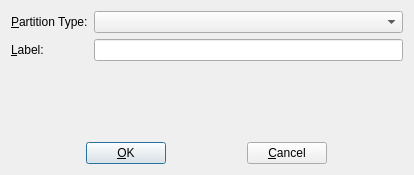
<ui version="4.0" >
 <class>QP_UIFormat</class>
 <widget class="QDialog" name="QP_UIFormat" >
  <property name="geometry" >
   <rect>
    <x>0</x>
    <y>0</y>
    <width>414</width>
    <height>175</height>
   </rect>
  </property>
  <property name="minimumSize" >
   <size>
    <width>365</width>
    <height>160</height>
   </size>
  </property>
  <property name="maximumSize" >
   <size>
    <width>670</width>
    <height>32767</height>
   </size>
  </property>
  <property name="windowTitle" >
   <string>Format partition</string>
  </property>
  <layout class="QVBoxLayout" >
   <item>
    <layout class="QGridLayout" >
     <item row="1" column="0" >
      <widget class="QLabel" name="lbl3" >
       <property name="text" >
        <string>&amp;Label:</string>
       </property>
       <property name="wordWrap" >
        <bool>false</bool>
       </property>
       <property name="buddy" >
        <cstring>txtLabel</cstring>
       </property>
      </widget>
     </item>
     <item row="1" column="1" >
      <widget class="QLineEdit" name="txtLabel" />
     </item>
     <item row="0" column="1" >
      <widget class="QComboBox" name="cmbFilesystem" />
     </item>
     <item row="0" column="0" >
      <widget class="QLabel" name="lbl2" >
       <property name="text" >
        <string>&amp;Partition Type:</string>
       </property>
       <property name="wordWrap" >
        <bool>false</bool>
       </property>
       <property name="buddy" >
        <cstring>cmbFilesystem</cstring>
       </property>
      </widget>
     </item>
    </layout>
   </item>
   <item>
    <widget class="QLabel" name="lblMessage" >
     <property name="frameShape" >
      <enum>QFrame::NoFrame</enum>
     </property>
     <property name="frameShadow" >
      <enum>QFrame::Plain</enum>
     </property>
     <property name="text" >
      <string/>
     </property>
     <property name="wordWrap" >
      <bool>false</bool>
     </property>
    </widget>
   </item>
   <item>
    <layout class="QHBoxLayout" >
     <property name="spacing" >
      <number>6</number>
     </property>
     <property name="leftMargin" >
      <number>0</number>
     </property>
     <property name="topMargin" >
      <number>0</number>
     </property>
     <property name="rightMargin" >
      <number>0</number>
     </property>
     <property name="bottomMargin" >
      <number>0</number>
     </property>
     <item>
      <widget class="QPushButton" name="btnOk" >
       <property name="sizePolicy" >
        <sizepolicy vsizetype="Fixed" hsizetype="Fixed" >
         <horstretch>0</horstretch>
         <verstretch>0</verstretch>
        </sizepolicy>
       </property>
       <property name="text" >
        <string>&amp;OK</string>
       </property>
      </widget>
     </item>
     <item>
      <widget class="QPushButton" name="btnCancel" >
       <property name="sizePolicy" >
        <sizepolicy vsizetype="Fixed" hsizetype="Fixed" >
         <horstretch>0</horstretch>
         <verstretch>0</verstretch>
        </sizepolicy>
       </property>
       <property name="text" >
        <string>&amp;Cancel</string>
       </property>
      </widget>
     </item>
    </layout>
   </item>
  </layout>
 </widget>
 <layoutdefault spacing="6" margin="11" />
 <pixmapfunction>qPixmapFromMimeSource</pixmapfunction>
 <resources/>
 <connections>
  <connection>
   <sender>btnCancel</sender>
   <signal>clicked()</signal>
   <receiver>QP_UIFormat</receiver>
   <slot>reject()</slot>
   <hints>
    <hint type="sourcelabel" >
     <x>20</x>
     <y>20</y>
    </hint>
    <hint type="destinationlabel" >
     <x>20</x>
     <y>20</y>
    </hint>
   </hints>
  </connection>
  <connection>
   <sender>btnOk</sender>
   <signal>clicked()</signal>
   <receiver>QP_UIFormat</receiver>
   <slot>accept()</slot>
   <hints>
    <hint type="sourcelabel" >
     <x>20</x>
     <y>20</y>
    </hint>
    <hint type="destinationlabel" >
     <x>20</x>
     <y>20</y>
    </hint>
   </hints>
  </connection>
 </connections>
</ui>
